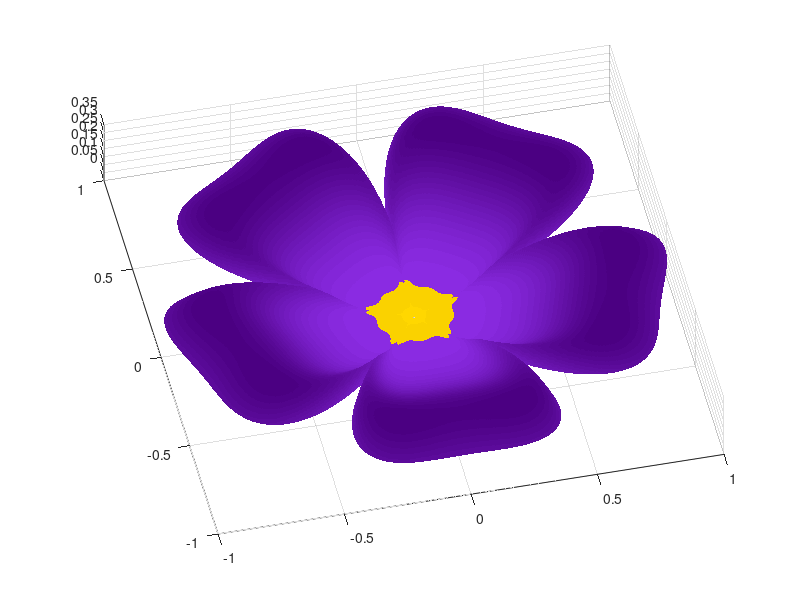

Write the MATLAB code that produced this figure.
n=800;
p=pi;
[R,T]=ndgrid(linspace(0,1,n),linspace(-2,20*p,n));
x=1-(.5)*((5/4)*(1-mod(3.6*T,2*p)/p).^2-.25).^2;
U=2*exp(-T/(8*p));
L=sin(U);
J=cos(U);
y=1.99*(R.^2).*(1.2*R-1).^2.*L;
K=x.*(R.*L+y.*J);
X=K.*sin(T);
Y=K.*cos(T);
Z=x.*(R.*J-y.*L);
surf(X,Y,Z,'LineStyle','none')
grid,axis off;
colormap(jet)


%%
n=800;
r=linspace(0,1,n);
theta=linspace(0,2*pi,n);
[R,THETA]=ndgrid(r,theta);
% define the number of petals we want per cycle. Violets have 5!
petalNum=5;
x = 1 - (1/2)*((5/4)*(1 - mod(petalNum*THETA, 2*pi)/pi).^2 - 1/4).^2;
% update the formula for phi to stop the spiralling effect
phi = (pi/2)*exp(-2*pi/(8*pi));
y = 1.95653*(R.^2).*(1.27689*R - 1).^2.*sin(phi);
R2 = x.*(R.*sin(phi) + y.*cos(phi));
X=R2.*sin(THETA);
Y=R2.*cos(THETA);
Z=x.*(R.*cos(phi)-y.*sin(phi));
% color code for blueviolet RGB 138,43,226
% Indigo rgb value (75,0,130)
mapSize=20;
blue_map=linspace(138,75,mapSize)';
blue_map(:,2)=linspace(43,0,mapSize)';
blue_map(:,3)=linspace(226,130,mapSize)';
% and a pretty bit in the middle
gold_map=[255 215 0; 250 210 0];
% combine to form a full flower map
violet_map=[gold_map; blue_map];
% Now lets plot it and try and pick an attractive angle
surf(X,Y,Z,'LineStyle','none')
colormap(violet_map/255)
view([-12.700 81.200])